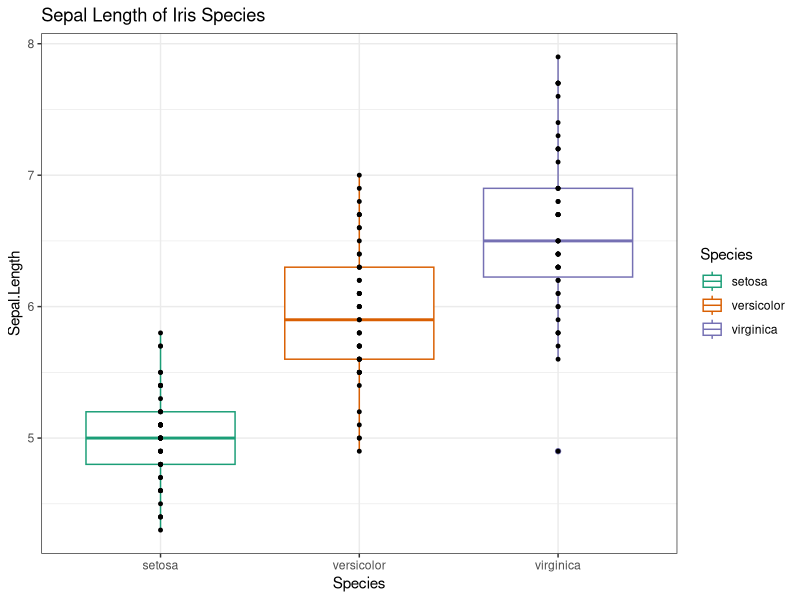

This figure's R source: (Note: this script raises an error after producing the figure.)
## ---- chunk 1
# Make the data appear in environment # you can still use it without doing this step
data("iris")
# Look at the first 6 rows
head(iris)
# Look at the structure of a data frame (column names and data types)
str(iris) 
# Learn more about the data 
? iris 
## ---- chunk 2
# Load required libraries
library(ggplot2) # library to make plots
library(RColorBrewer) #library to pick colors
# Initialize plot
g <- ggplot(iris, aes(x=Species, y=Sepal.Length))+ #
# Add layers using +
  geom_boxplot(aes(color = Species), outlier.fill = NA)+ #make a boxplot, color by species, remove outliers; 
  scale_color_brewer(palette = "Dark2")+ #set colors
  geom_point(size=1)+ #add points, NOTE: replots all values including outliers
  ggtitle(label = "Sepal Length of Iris Species")+ #add title
  theme_bw() #set theme to black and white
g
# NOTE: you would say "fill" instead of "color" to fill boxes in in aes() and use scale_fill_brewer() instead of scale_color_brewer()
# Save plot using ggsave()
## ---- chunk 3
# Elements in a list have names and value
# Element value can be any type and structure of data, including vectors and data frames

# Create a list
# Note: this example features arbritrary values
my_analysis <- list(
  input_data = iris, #dataframe 
  columns.of.interest = c("Sepal.Length", "Petal.Width"), #character vector
  test = "t.test",  #character
  p.value = "0.0032" #numeric
)

# Print list 
my_analysis
# Names of elements in the list
names(my_analysis)
# Number of elements in the list
length(my_analysis)

## Access the list
# select element by its name or its index
# Select by name (1/2)
my_analysis$p.value
# Select by name (2/2)
my_analysis[["p.value"]]
# Select by index
my_analysis[[4]]

# select the first ([1]) element of my_analysis[[2]]
my_analysis[["columns.of.interest"]][1] # equivalent to: my_analysis$columns.of.interest[1] or my_analysis[[2]][1] 

# Add to list #or modify using assignment
my_analysis[["is.significant"]] <- TRUE
## ---- chunk 4
# Shapiro-Wilk normality test for Petal.Length
shapiro.test(iris$Petal.Length) # => p < 0.05 # not normally distributed
# Shapiro-Wilk normality test for Petal.Width 
shapiro.test(iris$Petal.Width) 
## ---- chunk 5
t.test(x = iris$Petal.Length, mu=4) # testing if mean of x could be
# Note: in example, I'm using data that's not normally distributed
## ---- chunk 6
# run test
wilcox.test(iris$Petal.Length, mu=20, conf.int = TRUE)
## ---- chunk 7
# Store the output in the "result" variable
result <- t.test(x = iris$Petal.Length, mu=4)
# Extract from list - Get the p-value
result$p.value #alternatively, result[["p.value"]]
## ---- chunk 8
# two sample t-test
t.test(x = iris$Petal.Length, y = iris$Petal.Width)    

# two sample wilcoxin test
wilcox.test(x = iris$Petal.Length, y = iris$Petal.Width)
## ---- chunk 9
t.test(x, y, paired = TRUE) # when observations are paired, use 'paired' argument.
wilcox.test(x, y, paired = TRUE) # both x and y are assumed to have similar shapes
## ---- chunk 10
# Compute the analysis of variance
# The first argument is a formula: name_of_variable ~ factor
anova_model <- aov(Petal.Width ~ Species, data = iris)
# Summary of the analysis
anova_summ <- anova(anova_model)
anova_summ
# Get p-value 
anova_summ$`Pr(>F)`
## ---- chunk 11
TukeyHSD(anova_model)
## ---- chunk 12
pairwise.t.test(x = iris$Petal.Width, g = iris$Species, p.adjust.method = "fdr")
pairwise.wilcox.test(x = iris$Petal.Width, g = iris$Species, p.adjust.method = "fdr")
## ---- chunk 13
# # Install the latest version from GitHub as follow (recommended):

# install.packages("devtools")
# devtools::install_github("kassambara/ggpubr")

# Or, install from CRAN as follow:
install.packages("ggpubr")
# Load ggpubr as follow:
library("ggpubr")

# Get the ggplot object made at the beginning of this tutorial
g

# Get the unique values in Species
levels(iris$Species) # unique(iris$Species)

# Make a list of Species comparisons
comparisons <- list(c("setosa","versicolor"), c("setosa", "virginica"), c("versicolor", "virginica"))

# Alternative code for line above: no "hard-coding"
# elements <- levels(iris$Species) 
# comparisons <- gtools::combinations(n=length(elements),r=2,v=elements, repeats.allowed=F)
# comparisons <- split(comparisons, seq(nrow(comparisons)))

# Add stats_compare_means() from ggpubr to your ggplot
g + 
  stat_compare_means(method="t.test", comparisons = comparisons)

